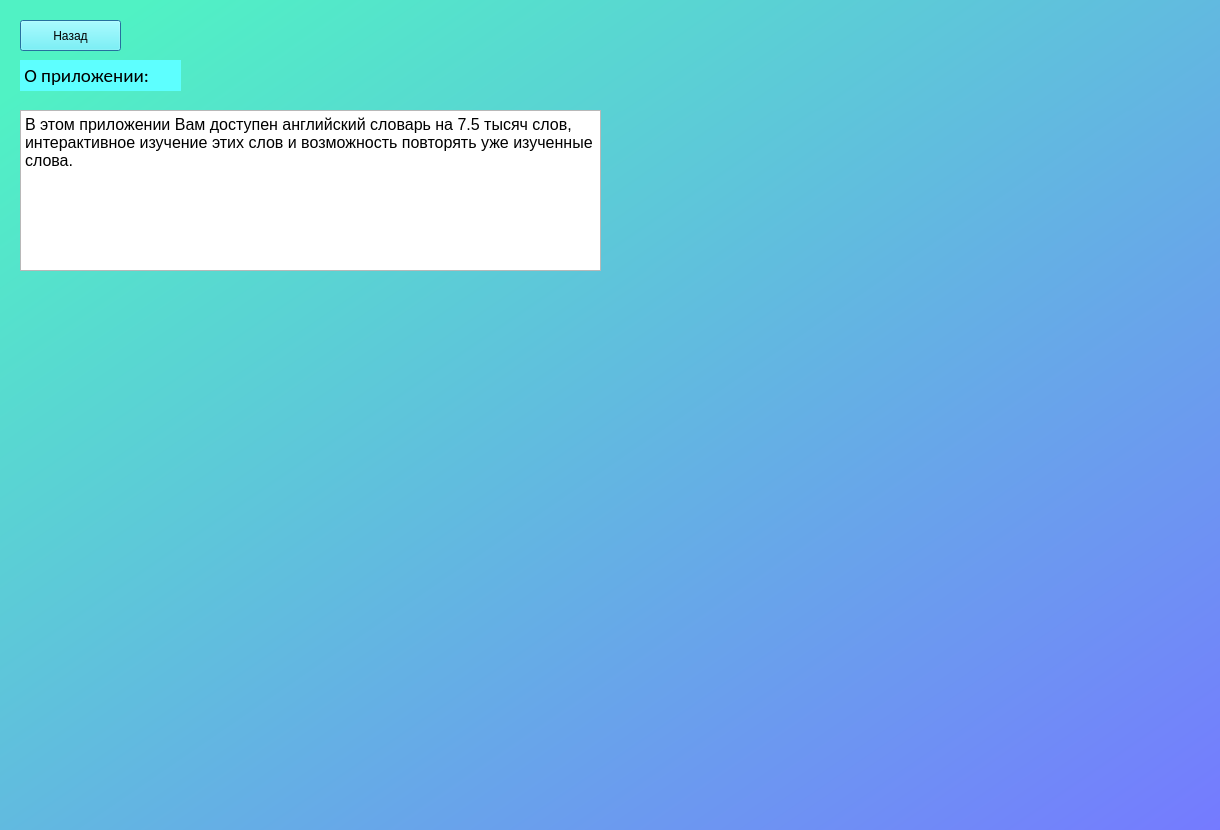
<?xml version="1.0" encoding="UTF-8"?>
<ui version="4.0">
 <class>Dialog</class>
 <widget class="QDialog" name="Dialog">
  <property name="geometry">
   <rect>
    <x>0</x>
    <y>0</y>
    <width>1220</width>
    <height>830</height>
   </rect>
  </property>
  <property name="windowTitle">
   <string>Dialog</string>
  </property>
  <property name="styleSheet">
   <string notr="true">
QWidget#Dialog{
background-color: qlineargradient(spread:pad, x1:0.0547264, y1:0.063, x2:1, y2:1, stop:0 rgba(80, 242, 196, 255), stop:1 rgba(117, 122, 255, 255));}
</string>
  </property>
  <widget class="QTextBrowser" name="textBrowser">
   <property name="geometry">
    <rect>
     <x>20</x>
     <y>110</y>
     <width>581</width>
     <height>161</height>
    </rect>
   </property>
   <property name="styleSheet">
    <string notr="true">font: 14pt &quot;Calibri&quot;;
</string>
   </property>
   <property name="html">
    <string>&lt;!DOCTYPE HTML PUBLIC &quot;-//W3C//DTD HTML 4.0//EN&quot; &quot;http://www.w3.org/TR/REC-html40/strict.dtd&quot;&gt;
&lt;html&gt;&lt;head&gt;&lt;meta name=&quot;qrichtext&quot; content=&quot;1&quot; /&gt;&lt;style type=&quot;text/css&quot;&gt;
p, li { white-space: pre-wrap; }
&lt;/style&gt;&lt;/head&gt;&lt;body style=&quot; font-family:'Calibri'; font-size:14pt; font-weight:400; font-style:normal;&quot;&gt;
&lt;p style=&quot; margin-top:12px; margin-bottom:12px; margin-left:0px; margin-right:0px; -qt-block-indent:0; text-indent:0px;&quot;&gt;&lt;span style=&quot; font-family:'MS Shell Dlg 2'; font-size:12pt;&quot;&gt;В этом приложении Вам доступен английский словарь на 7.5 тысяч слов, интерактивное изучение этих слов и возможность повторять уже изученные слова.&lt;/span&gt;&lt;/p&gt;
&lt;p style=&quot;-qt-paragraph-type:empty; margin-top:12px; margin-bottom:12px; margin-left:0px; margin-right:0px; -qt-block-indent:0; text-indent:0px; font-family:'MS Shell Dlg 2'; font-size:12pt;&quot;&gt;&lt;br /&gt;&lt;/p&gt;
&lt;p style=&quot;-qt-paragraph-type:empty; margin-top:12px; margin-bottom:12px; margin-left:0px; margin-right:0px; -qt-block-indent:0; text-indent:0px; font-family:'MS Shell Dlg 2'; font-size:7.8pt;&quot;&gt;&lt;br /&gt;&lt;/p&gt;&lt;/body&gt;&lt;/html&gt;</string>
   </property>
  </widget>
  <widget class="QLabel" name="label">
   <property name="geometry">
    <rect>
     <x>20</x>
     <y>60</y>
     <width>161</width>
     <height>31</height>
    </rect>
   </property>
   <property name="font">
    <font>
     <family>Calibri</family>
     <pointsize>14</pointsize>
     <weight>50</weight>
     <italic>false</italic>
     <bold>false</bold>
    </font>
   </property>
   <property name="styleSheet">
    <string notr="true">font: 14pt &quot;Calibri&quot;;
background-color: rgb(93, 255, 255);</string>
   </property>
   <property name="text">
    <string> О приложении:</string>
   </property>
  </widget>
  <widget class="QLabel" name="label_2">
   <property name="geometry">
    <rect>
     <x>660</x>
     <y>100</y>
     <width>471</width>
     <height>621</height>
    </rect>
   </property>
   <property name="styleSheet">
    <string notr="true"/>
   </property>
   <property name="text">
    <string/>
   </property>
  </widget>
  <widget class="QPushButton" name="back">
   <property name="geometry">
    <rect>
     <x>20</x>
     <y>20</y>
     <width>101</width>
     <height>31</height>
    </rect>
   </property>
   <property name="styleSheet">
    <string notr="true">
font: 14pt &quot;Calibri&quot;;
background-color: rgb(93, 255, 255);</string>
   </property>
   <property name="text">
    <string>Назад</string>
   </property>
  </widget>
 </widget>
 <resources>
  <include location="qw.qrc"/>
  <include location="about.qrc"/>
 </resources>
 <connections/>
</ui>
